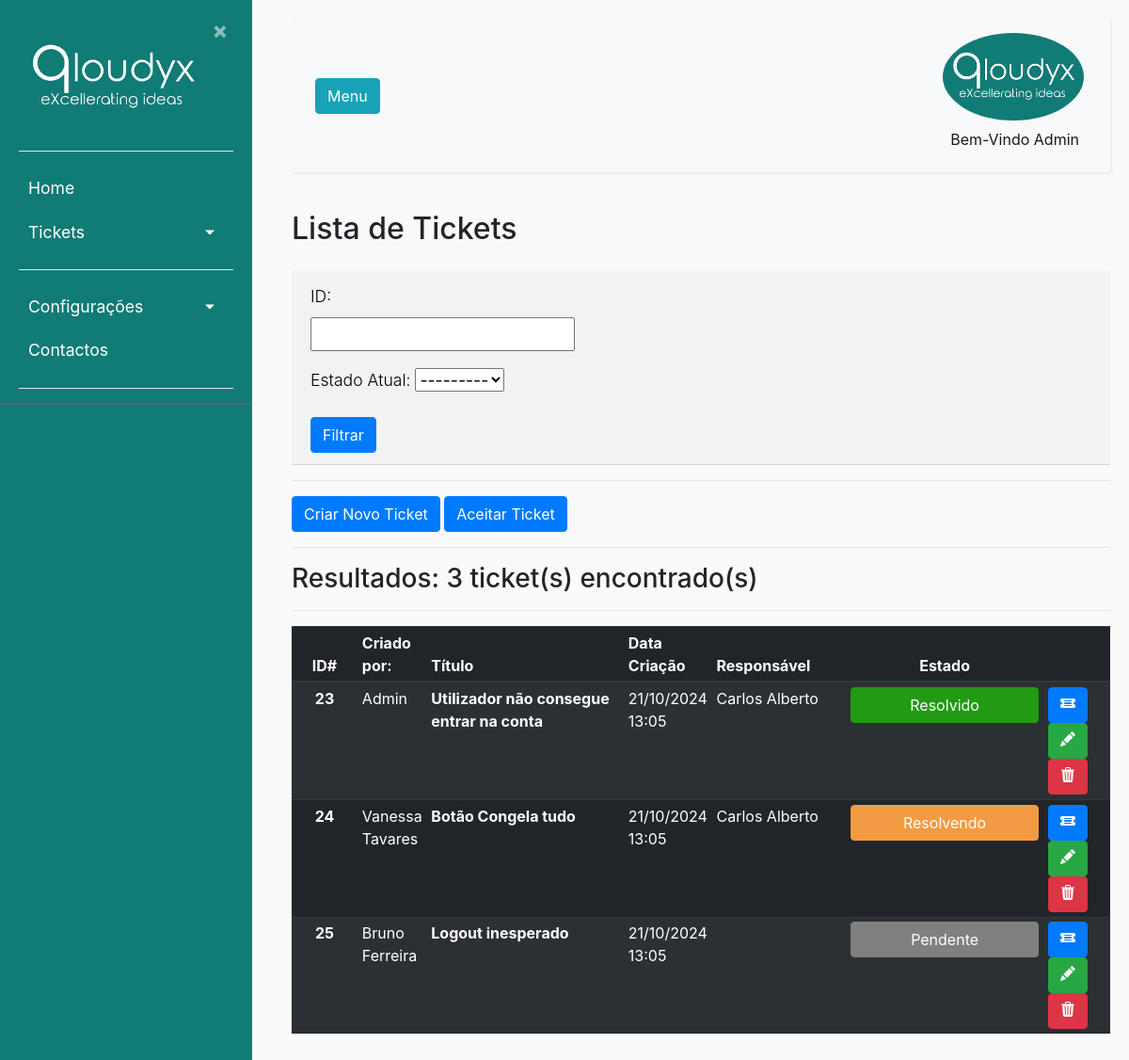
Before: /listaticket/ (signed in) with the older database file.
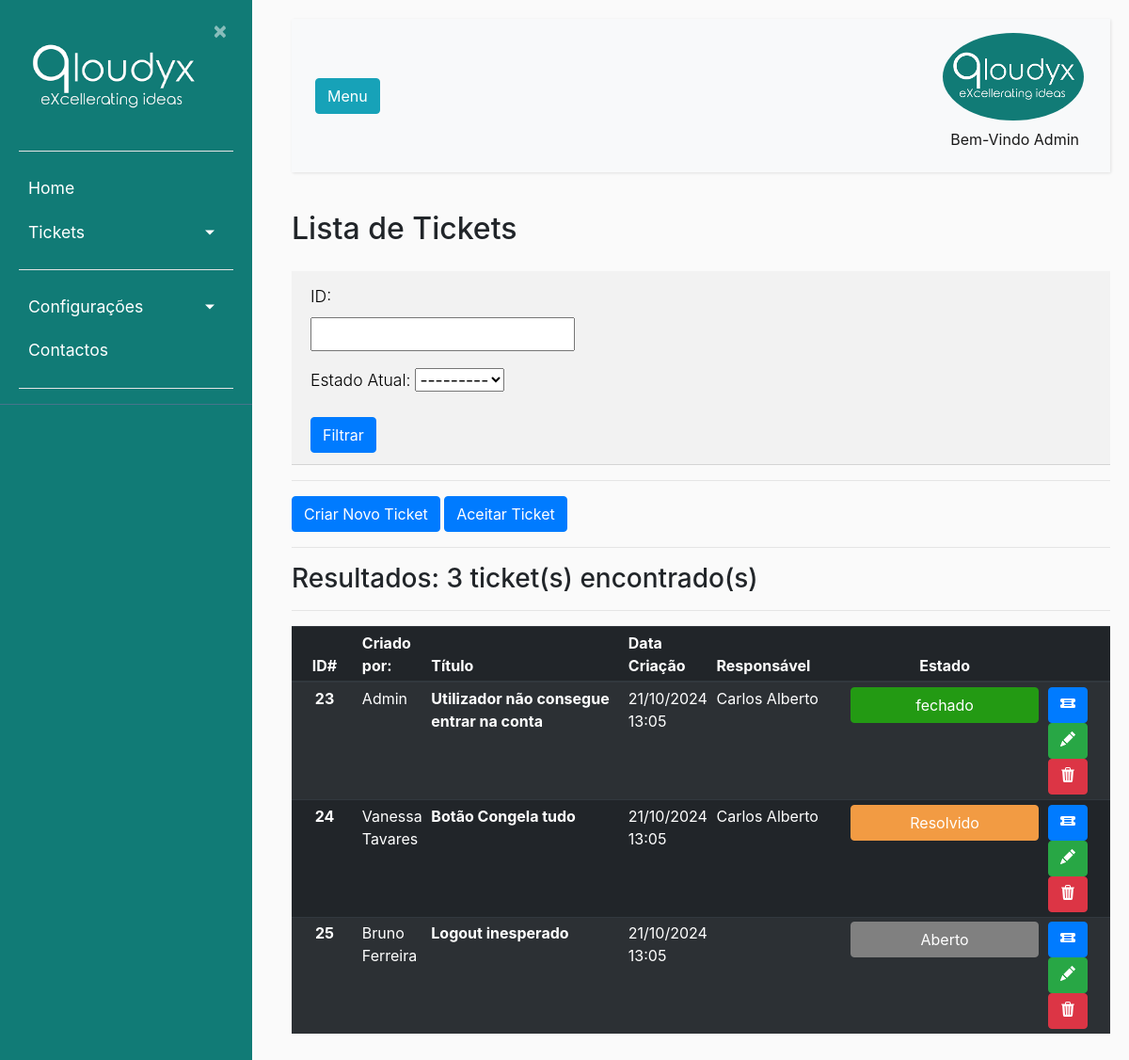
After: the same page with the newer database file.
### ticket/models.py (models this page shows, shortened)
class Ticket(models.Model):
    uuid = models.UUIDField(default = uuid.uuid4)
    nome = models.CharField(max_length=50, verbose_name='Titulo')
    dataCriacao = models.DateTimeField(default=timezone.now(), verbose_name='Data de Criação')
    descricao = models.CharField(max_length=300, verbose_name='Descrição')
    usuarios = models.ForeignKey(Usuarios, null = True, on_delete=models.CASCADE, related_name="responsavel", verbose_name='Responsável')
    app_tpPedidos = models.ForeignKey(Apps_tpPedidos, on_delete=models.CASCADE, verbose_name='Tipo de Problema')
    prioridade = models.ForeignKey(Prioridade, null = True , on_delete=models.CASCADE, verbose_name='Prioridade')
    resolucao = models.ForeignKey(Resolucao, null = True, on_delete=models.CASCADE, verbose_name='Resolução')
    id_Proprietario = models.ForeignKey(Usuarios, null = True, on_delete=models.CASCADE, related_name="criador", verbose_name='Criador do Ticket')
    estado = models.ForeignKey(StatusLog,null = True,default = 1, on_delete=models.CASCADE, verbose_name='Estado Atual')
    usuario_app = models.ForeignKey(Usuarios_Apps,null = True, on_delete=models.CASCADE)
    app = models.ForeignKey(Apps, on_delete=models.CASCADE)

class StatusLog(models.Model):
    estado = models.ForeignKey(Estado, on_delete=models.CASCADE, verbose_name='Estado')
    usuario = models.ForeignKey(Usuarios, on_delete=models.CASCADE, verbose_name='Utilizador')
    dataHora = models.DateTimeField(default=timezone.now(), verbose_name='Data de Criação')

class Estado(models.Model):
    estado = models.CharField(max_length=20)
    cor = models.CharField(max_length=30)
    font_color = models.CharField(max_length=30)
    descricao = models.CharField(max_length=300)
    def __str__(self):
        return self.estado

class Usuarios(AbstractBaseUser):
    uuid = models.UUIDField(default = uuid.uuid4)
    nome = models.CharField(max_length=100, unique=True,verbose_name='Utilizador')
    email = models.EmailField(verbose_name='E-mail')
    foto = models.ImageField(null=True, blank=True, upload_to='users/uploads/fotos',verbose_name='Foto')
    descricao = models.CharField(max_length=250, null=True)
    EscolhasRole = {
    ("Interno", "Interno"),
    ("Operador", "Operador"),
    ("Cliente", "Cliente"),
    }
    role = models.CharField(max_length=50,choices= EscolhasRole ,verbose_name='Cargo')
    entidade = models.ManyToManyField(Entidades, verbose_name='Entidades')
    telefone = PhoneNumberField(null=True, blank=False, unique=True, verbose_name='Telefone')
    date_of_birth = models.DateField(verbose_name='Data de Nascimento')
    is_active = models.BooleanField(default=True, verbose_name='Ativo?')
    is_admin = models.BooleanField(default=False, verbose_name='Admin?')
    objects = MyUserManager()
    USERNAME_FIELD = 'nome'
    REQUIRED_FIELDS = ['date_of_birth','email']
    def nomes_entidade(self):
            return ', '.join([a.nome for a in self.entidade.all()])
    nomes_entidade.short_description = "Entidades"

### ticket/views.py (the view)
# urls.py: path('listaticket/', ticket_views.ticket_list, name ='listaticket'), #URL para a gestão de tickets
def ticket_list(request):
    ticketall = Ticket.objects.all()
    tickuser = request.user
    tickets = Ticket.objects.filter(Q(usuarios=tickuser) | Q(id_Proprietario=tickuser))
    ticketfilter = TicketFilter(request.GET, ticketall)
    total_resultados = ticketfilter.qs.count()
    return render(request, 'ticket/listaticket.html', {'tickets': tickets,'ticketall': ticketfilter.qs, 'filter':ticketfilter, 'total':total_resultados})

### ticket/templates/ticket/listaticket.html (shortened to what this page needs)
{% extends "ticket/base.html" %}
{% block content %}
<body>
    <h2 style="margin-bottom:25px">Lista de Tickets</h2>
    {% if user.is_authenticated %}
    {% if user.is_admin or user.role == "Interno"%}
    {% if ticketall %}
    <div class="card-header">
      <form method="get">
          {{ filter.form.as_p }}
          <button type="submit" class="btn btn-primary">Filtrar</button>
      </form>
    </div>
    <hr>
    <button type="button" class="btn btn-primary"><a href="{% url 'novoticket' %}">Criar Novo Ticket</a></button>
    <button type="button" class="btn btn-primary"><a href="{% url 'ticketsnaoatribuidos' %}">Aceitar Ticket</a></button>
    <hr>
    <h3>Resultados: {{ total }} ticket(s) encontrado(s)</h3>
    <hr>
    <table class="table table-striped table-dark table-sm">
        <thead>
          <tr>
            <th style="text-align:center" class="col-2 col-sm-1">ID#</th>
            <th class="col-2 col-sm-1">Criado por:</th>
            <th class="col-2 col-sm-3">Título</th>
            <th class="col-2 col-sm-1">Data Criação</th>
            <th class="col-2 col-sm-2">Responsável</th>
            <th style="text-align:center" class="col-2 col-sm-1">Estado</th>
            <th class="col-3 col-sm-1"></th>
          </tr>
        </thead>
        <tbody>
          {% for ticket in ticketall %}
          <tr>
            <th style="text-align:center">{{ ticket.id }}</th>
            <td>{{ ticket.id_Proprietario.nome }}</td>
            <th scope="row">{{ ticket.nome }}</th>
            <td>{{ ticket.dataCriacao|date:"d/m/Y H:i" }}</td>
            <td>{{ ticket.usuarios.nome }}</td>
            <td style="text-align:center"><button style="background-color:{{ticket.estado.estado.font_color}}; border-color:{{ticket.estado.estado.font_color}}; width:200px"type="button" class="btn btn-primary">{{ ticket.estado.estado }}</button></td>
            <td><button type="button" class="btn btn-primary"><a href="{% url 'detalheticket' ticket.uuid %}">
              </a></button>
            <button type="button" class="btn btn-success"><a href="{% url 'editar_ticket' ticket.uuid  %}">
            </a></button>
            <button onclick="botao_apagar()" type="button" class="btn btn-danger">
            </button></td>
          </tr>
          {% endfor %}
        </tbody>
    </table>
    {% else %}
        <p>Nenhum ticket encontrado.</p>
    {% endif %}
    {% endif %}
    {% endif %}
</body>
{% endblock content %}

Changed rows visible on the page:
changed through a linked row, Ticket "Utilizador não consegue entrar na conta": estado.estado "Resolvido" → "fechado"
changed through a linked row, Ticket "Botão Congela tudo": estado.estado "Resolvendo" → "Resolvido"
changed through a linked row, Ticket "Logout inesperado": estado.estado "Pendente" → "Aberto"
